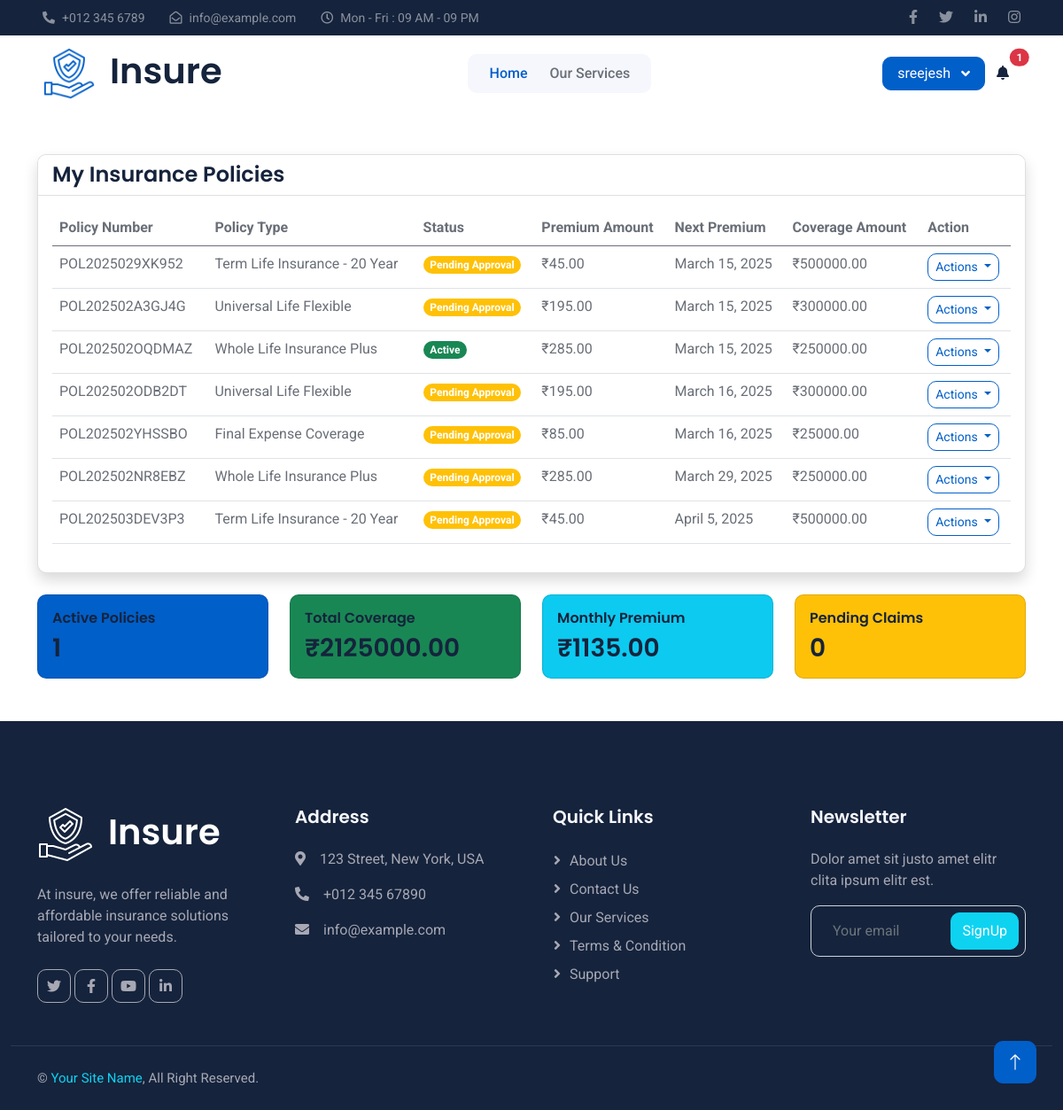
/my-policies/ (signed in), run on an earlier commit of the app's database.
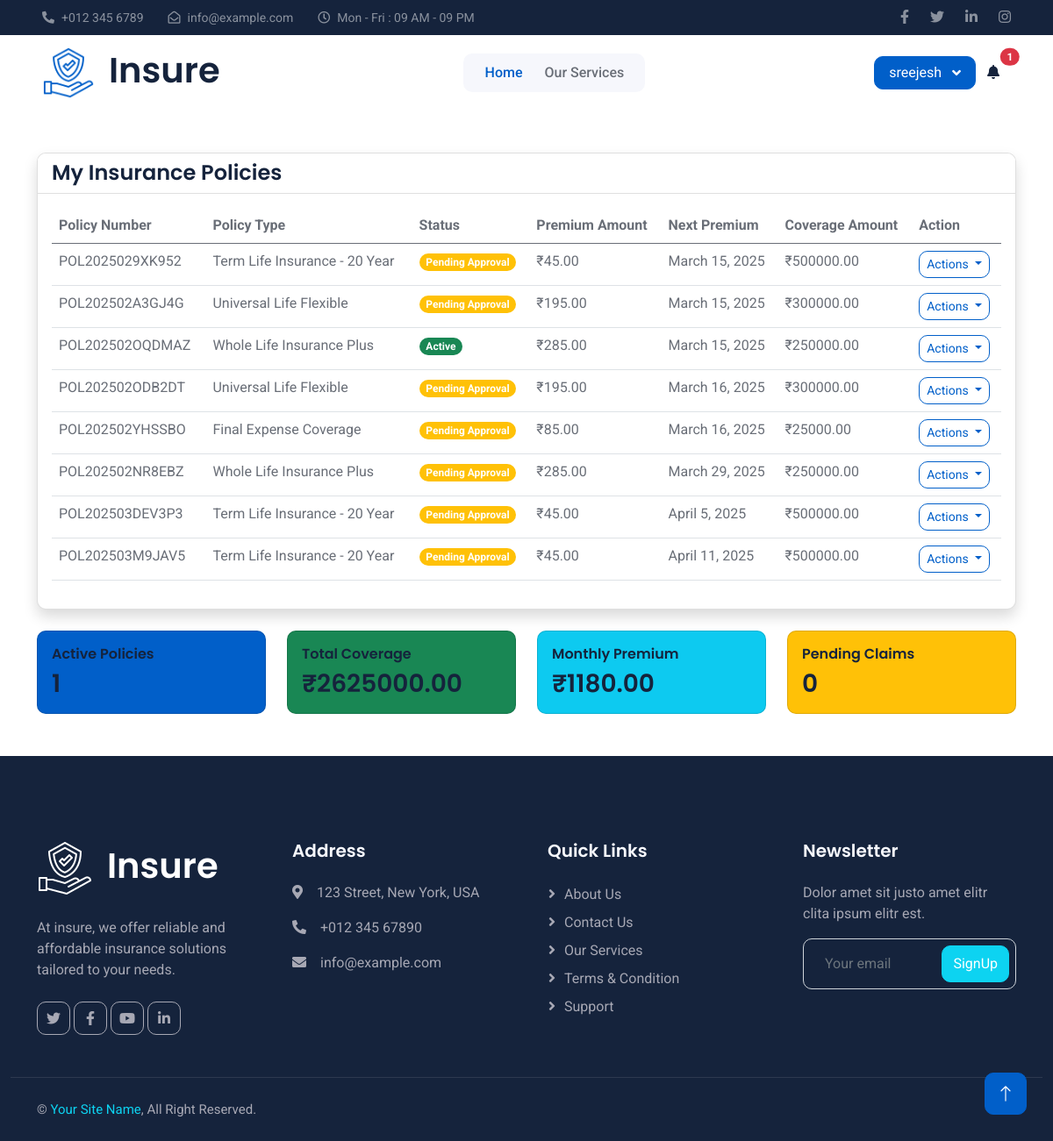
And on a later commit of the database.
### web/models.py (models this page shows, shortened)
class CustomerPolicy(models.Model):
    PAYMENT_FREQUENCY = [
        ('monthly', 'Monthly'),
        ('quarterly', 'Quarterly'),
        ('semi-annual', 'Semi-Annual'),
        ('annual', 'Annual')
    ]
    customer = models.ForeignKey(Customer, on_delete=models.CASCADE)
    policy = models.ForeignKey(InsurancePolicy, on_delete=models.CASCADE)
    policy_number = models.CharField(max_length=20, unique=True)
    start_date = models.DateField()
    end_date = models.DateField()
    status = models.CharField(max_length=20, choices=InsurancePolicy.POLICY_STATUS_CHOICES)
    premium_payment_frequency = models.CharField(max_length=20, choices=PAYMENT_FREQUENCY)
    premium_amount = models.DecimalField(max_digits=10, decimal_places=2)
    next_premium_date = models.DateField()
    created_at = models.DateTimeField(auto_now_add=True)
    updated_at = models.DateTimeField(auto_now=True)
    agent= models.ForeignKey(User,on_delete=models.CASCADE,related_name='policy_agent',null=True,blank= True)
    class Meta:
        verbose_name_plural = "Customer Policies"

class InsurancePolicy(models.Model):
    POLICY_STATUS_CHOICES = [
        ('active', 'Active'),
        ('processed', 'Processed'),
        ('expired', 'Expired'),
        ('cancelled', 'Cancelled'),
        ('pending', 'Pending Approval')
    ]
    name = models.CharField(max_length=200)
    category = models.ForeignKey(InsuranceCategory, on_delete=models.CASCADE)
    description = models.TextField()
    coverage_amount = models.DecimalField(max_digits=12, decimal_places=2)
    premium_amount = models.DecimalField(max_digits=10, decimal_places=2)
    term_length = models.IntegerField(help_text="Term length in months")
    benefits = models.TextField()
    conditions = models.TextField()
    is_active = models.BooleanField(default=True)
    created_at = models.DateTimeField(auto_now_add=True)
    updated_at = models.DateTimeField(auto_now=True)
    class Meta:
        verbose_name_plural = "Insurance Policies"

### web/views.py (the view)
# urls.py: path('my-policies/', MyPoliciesView.as_view(), name='my_policies'),
class MyPoliciesView(LoginRequiredMixin, ListView):
    model = CustomerPolicy
    template_name = 'my_policies.html'
    context_object_name = 'policies'
    def get_queryset(self):
        return CustomerPolicy.objects.filter(customer=self.request.user.customer)
    def get_context_data(self, **kwargs):
        context = super().get_context_data(**kwargs)
        policies = self.get_queryset()
        customer = self.request.user.customer
        context['notifications'] = Notification.objects.filter(
            customer=customer
        ).order_by('-created_at')[:5]
        context['unread_notifications'] = Notification.objects.filter(
            customer=customer,
            read=False
        )
        context['active_policies_count'] = policies.filter(status='active').count()
        context['total_coverage'] = sum(policy.policy.coverage_amount for policy in policies)
        context['total_premium'] = sum(policy.premium_amount for policy in policies)
        context['pending_claims'] = Claim.objects.filter(
            customer_policy__in=policies,
            status='pending'
        ).count()
        return context

### web/context_processors.py (called while the page is built)
def notifications(request):
    if request.user.is_authenticated:
        try:
            customer = request.user.customer
            recent_notifications = Notification.objects.filter(
                customer=customer
            ).order_by('-created_at')[:5]
            unread_count = Notification.objects.filter(
                customer=customer,
                read=False
            ).count()
            return {
                'notifications': recent_notifications,
                'unread_notifications_count': unread_count,
            }
        except AttributeError:
            pass
    return {
        'notifications': [],
        'unread_notifications_count': 0,
    }

### web/templates/my_policies.html (shortened to what the changed rows need)
{% extends 'base.html' %}
{% load static %}
{% block content %}
<div class="container mt-5 mb-5">
    <div class="row">
        <div class="col-12">
            <div class="card shadow">
                <div class="card-body">
                    {% if policies %}
                        <div class="table-responsive">
                            <table class="table table-hover">
                                <thead>
                                    <tr>
                                        <th>Policy Number</th>
                                        <th>Policy Type</th>
                                        <th>Status</th>
                                        <th>Premium Amount</th>
                                        <th>Next Premium</th>
                                        <th>Coverage Amount</th>
                                        <th>Action</th>
                                    </tr>
                                </thead>
                                <tbody>
                                    {% for policy in policies %}
                                    <tr>
                                        <td>{{ policy.policy_number }}</td>
                                        <td>{{ policy.policy.name }}</td>
                                        <td>
                                            <span class="badge {% if policy.status == 'active' %}bg-success
                                                           {% elif policy.status == 'pending' %}bg-warning
                                                           {% elif policy.status == 'expired' %}bg-danger
                                                           {% else %}bg-secondary{% endif %}">
                                                {{ policy.get_status_display }}
                                            </span>
                                        </td>
                                        <td>₹{{ policy.premium_amount }}</td>
                                        <td>{{ policy.next_premium_date }}</td>
                                        <td>₹{{ policy.policy.coverage_amount }}</td>
                                        <td>
                                            <div class="dropdown">
                                                <button class="btn btn-sm btn-outline-primary dropdown-toggle"
                                                        type="button" data-bs-toggle="dropdown"
                                                        aria-expanded="false">
                                                    Actions
                                                </button>
                                            </div>
                                        </td>
                                    </tr>
                                    {% endfor %}
                                </tbody>
                            </table>
                        </div>
                    {% endif %}
                </div>
            </div>
            {% if policies %}
            <div class="row mt-4">
                <div class="col-md-3">
                    <div class="card bg-primary text-white">
                        <div class="card-body">
                            <h6 class="card-title">Active Policies</h6>
                            <h3 class="mb-0">{{ active_policies_count }}</h3>
                        </div>
                    </div>
                </div>
                <div class="col-md-3">
                    <div class="card bg-success text-white">
                        <div class="card-body">
                            <h6 class="card-title">Total Coverage</h6>
                            <h3 class="mb-0">₹{{ total_coverage }}</h3>
                        </div>
                    </div>
                </div>
                <div class="col-md-3">
                    <div class="card bg-info text-white">
                        <div class="card-body">
                            <h6 class="card-title">Monthly Premium</h6>
                            <h3 class="mb-0">₹{{ total_premium }}</h3>
                        </div>
                    </div>
                </div>
                <div class="col-md-3">
                    <div class="card bg-warning text-white">
                        <div class="card-body">
                            <h6 class="card-title">Pending Claims</h6>
                            <h3 class="mb-0">{{ pending_claims }}</h3>
                        </div>
                    </div>
                </div>
            </div>
            {% endif %}
        </div>
    </div>
</div>
{% endblock %}

What changed in the data, as far as the page shows it:
added CustomerPolicy: policy_number "POL202503M9JAV5", policy.name "Term Life Insurance - 20 Year", status "Pending Approval", premium_amount "45.00", next_premium_date "April 11, 2025", policy.coverage_amount "500000.00"
Also different on the page:
{{ total_coverage }}: "2125000.00" → "2625000.00"
{{ total_premium }}: "1135.00" → "1180.00"
